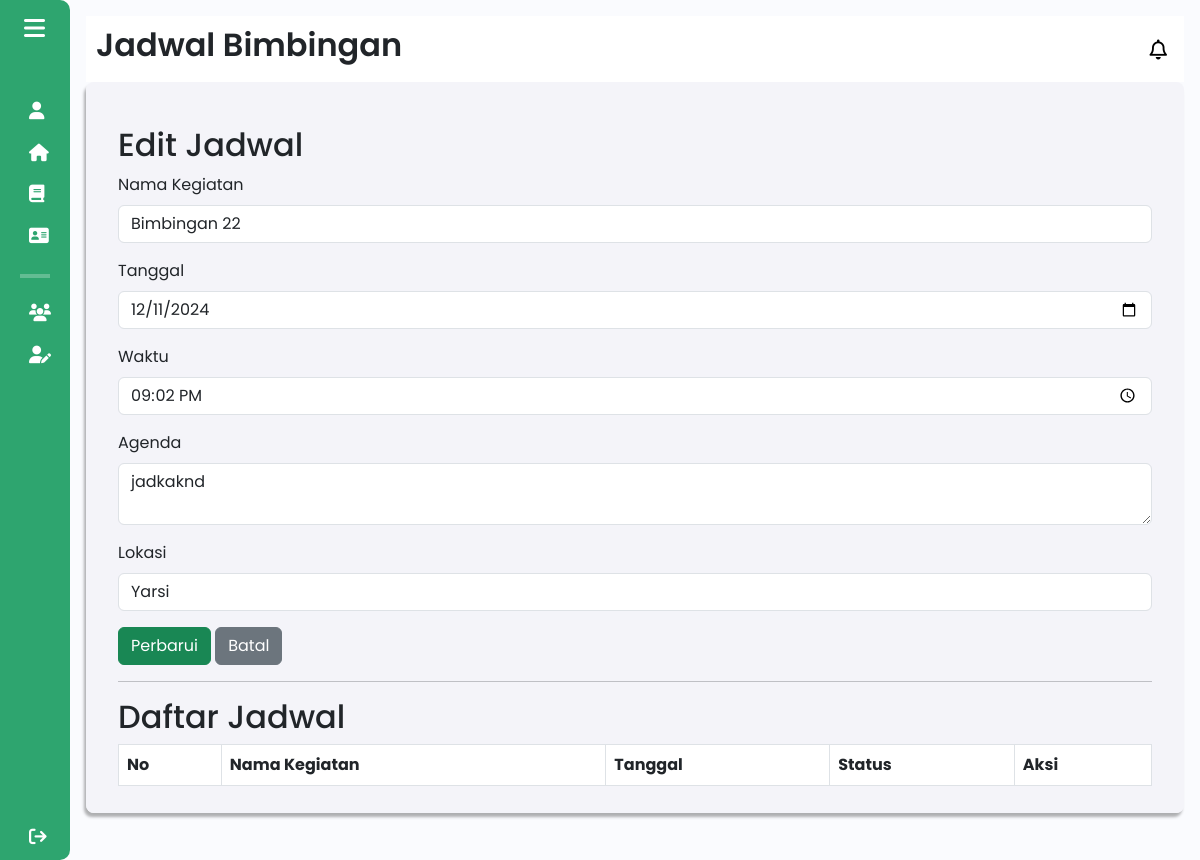
Page /components/pages/mahasiswa/jadwal_bimbingan_mahasiswa.php?edit_id=34 (signed in) on the earlier database version.
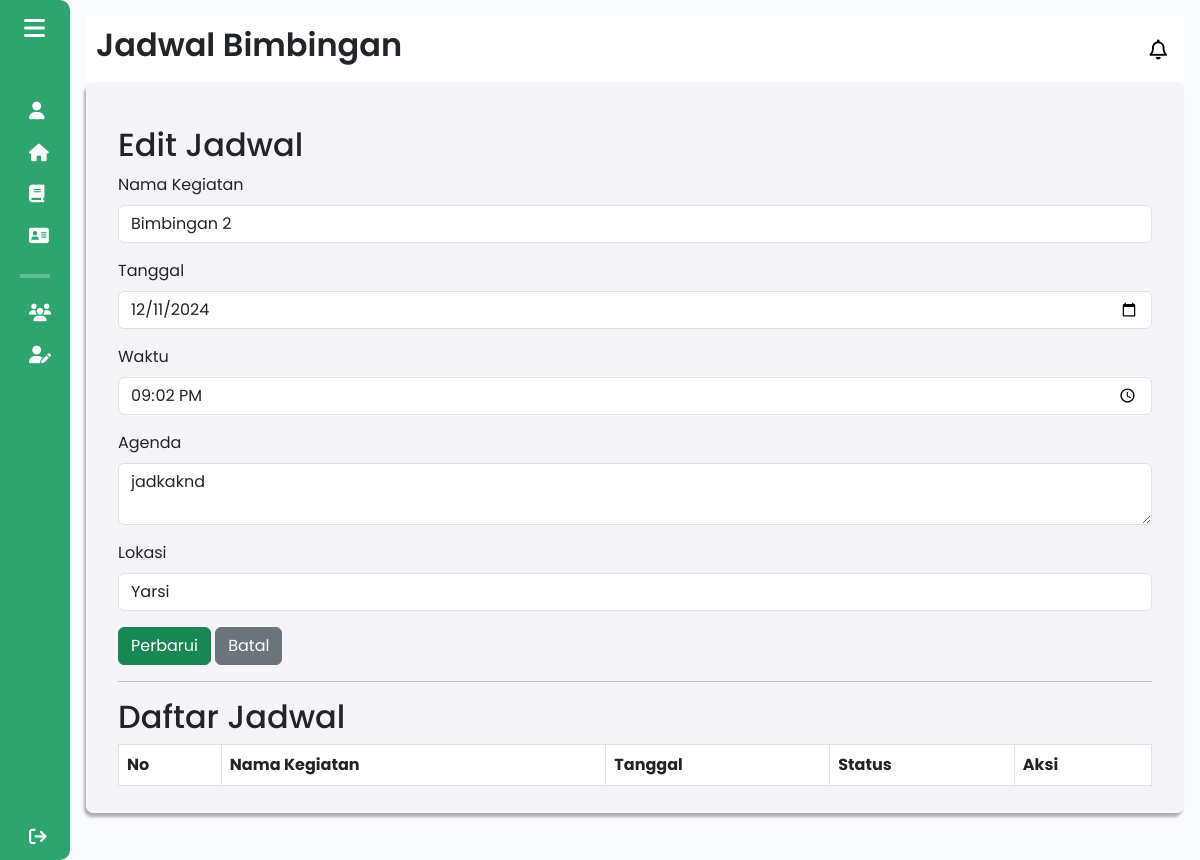
Same page on the later database version.
### tables this page shows
CREATE TABLE `jadwal` (
  `id` int(11) NOT NULL,
  `nama_kegiatan` varchar(255) NOT NULL,
  `tanggal` date NOT NULL,
  `waktu` varchar(5) NOT NULL,
  `agenda` text NOT NULL,
  `lokasi` varchar(255) NOT NULL,
  `feedback_mentor` varchar(1000) NOT NULL,
  `status` enum('menunggu','ditolak','disetujui','alternatif','selesai') NOT NULL,
  `bukti_kegiatan` varchar(255) DEFAULT NULL,
  `id_klmpk` int(11) DEFAULT NULL
);

### components/pages/mahasiswa/jadwal_bimbingan_mahasiswa.php (the view, shortened to what this page needs)
<?php
include $_SERVER['DOCUMENT_ROOT'] . '/Aplikasi-Kewirausahaan/config/db_connection.php';
$edit_data = null;
if (isset($_GET['edit_id'])) {
    $edit_id = $_GET['edit_id'];
    $sql_edit = "SELECT * FROM jadwal WHERE id = ?";
    $stmt = $conn->prepare($sql_edit);
    $stmt->bind_param("i", $edit_id);
    $stmt->execute();
    $result = $stmt->get_result();
    $edit_data = $result->fetch_assoc();
}
?>
<!DOCTYPE html>
<html lang="en">
<head>
    <link href="https://cdn.lineicons.com/4.0/lineicons.css" rel="stylesheet" />
    <link href="https://cdn.jsdelivr.net/npm/bootstrap@5.3.0-alpha3/dist/css/bootstrap.min.css" rel="stylesheet"
>
    <link rel="stylesheet" href="/Aplikasi-Kewirausahaan/assets/css/mahasiswa/jadwal_bimbingan_mahasiswa.css">
</head>
<body>
    <div class="wrapper">
        <?php
        include 'sidebar_mahasiswa.php';
        ?>
        <div class="main p-3">
            <div class="main_header">
                <?php
                    include 'header_mahasiswa.php';
                ?>
            </div>
            <div class="main_wrapper">
                <div class="container mt-4">
                    <h2><?php echo isset($edit_data) ? "Edit Jadwal" : "Tambah Jadwal"; ?></h2>
                    <form action="" method="post">
                        <div class="mb-3">
                            <label for="nama_kegiatan" class="form-label">Nama Kegiatan</label>
                            <input type="text" name="nama_kegiatan" id="nama_kegiatan" class="form-control" required
                                value="<?php echo isset($edit_data['nama_kegiatan']) ? $edit_data['nama_kegiatan'] : ''; ?>">
                        </div>
                        <div class="mb-3">
                            <label for="tanggal" class="form-label">Tanggal</label>
                            <input type="date" name="tanggal" id="tanggal" class="form-control" required
                                value="<?php echo isset($edit_data['tanggal']) ? $edit_data['tanggal'] : ''; ?>">
                        </div>
                        <div class="mb-3">
                            <label for="waktu" class="form-label">Waktu</label>
                            <input type="time" name="waktu" id="waktu" class="form-control" required
                                value="<?php echo isset($edit_data['waktu']) ? $edit_data['waktu'] : ''; ?>">
                        </div>
                        <div class="mb-3">
                            <label for="agenda" class="form-label">Agenda</label>
                            <textarea name="agenda" id="agenda" class="form-control"><?php echo isset($edit_data['agenda']) ? $edit_data['agenda'] : ''; ?></textarea>
                        </div>
                        <div class="mb-3">
                            <label for="lokasi" class="form-label">Lokasi</label>
                            <input type="text" name="lokasi" id="lokasi" class="form-control"
                                value="<?php echo isset($edit_data['lokasi']) ? $edit_data['lokasi'] : ''; ?>">
                        </div>
                        <button type="submit" class="btn btn-success"><?php echo isset($edit_data) ? "Perbarui" : "Simpan"; ?></button>
                        <?php if ($edit_data): ?>
                            <a href="jadwal_bimbingan_mahasiswa.php" class="btn btn-secondary">Batal</a>
                        <?php endif; ?>
                    </form>
                    <hr>
                    <h2>Daftar Jadwal</h2>
                    <div class="table-responsive">
                        <table class="table table-bordered">
                            <thead>
                                <tr>
                                    <th>No</th>
                                    <th>Nama Kegiatan</th>
                                    <th>Tanggal</th>
                                    <th>Status</th>
                                    <th>Aksi</th>
                                </tr>
                            </thead>
                        </table>
                    </div>
                </div>
            </div>
        </div>
    </div>
</body>
</html>

Differences in the rows shown:
changed jadwal "jadkaknd": nama_kegiatan "Bimbingan 22" → "Bimbingan 2"
